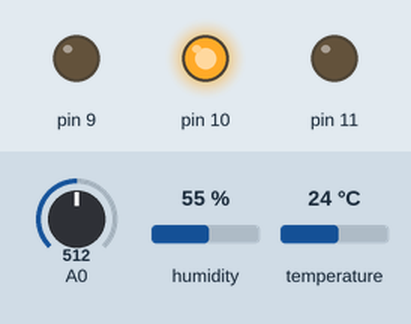
This sketch was run on a simulated Arduino Uno, built with avr-gcc and run on an emulated ATmega328P. On the bench: output pins drawn as LEDs (lit = HIGH). Inputs (shaded band) come from the test bench; at power-on: humidity 55 %, A0 = 512, temperature 24 °C. What the sketch prints to the serial monitor is not drawn.

Above: at 2.8 s.
2.9 s: humidity set to 78 %
5.2 s: humidity set to 81 %
At 6.7 s:
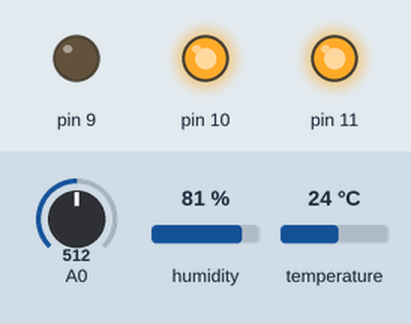
7.5 s: A0 set to 589
9.2 s: A0 set to 612
At 11.3 s:
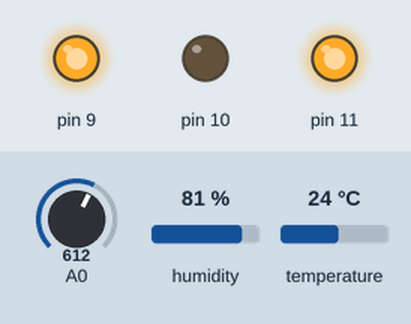
11.6 s: humidity set to 22 %
At 12.8 s:
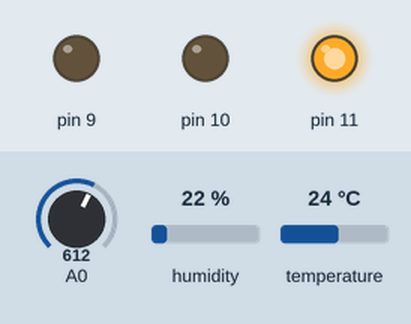
13.6 s: A0 set to 290
At 15.2 s:
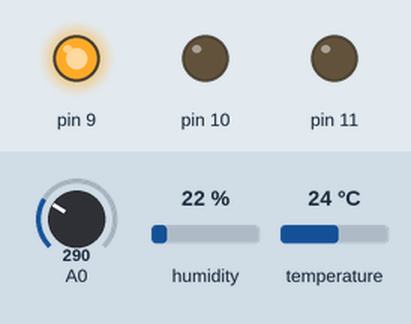
Timing chart, 0 to 16.6 s (numbered marks = the images above; inputs shaded):
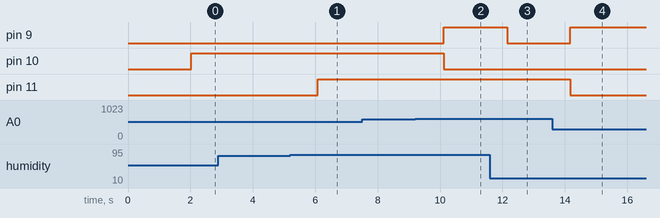

Measured:
- the behaviour switches between 79 and 80 % on humidity (found by bisection; images 0 and 1)
- the behaviour switches between 600 and 601 on A0 (found by bisection; images 1 and 2)
- after the input at 2.9 s, every drawn part: stays the same
- after the input at 5.2 s, pin 11: LOW → HIGH after 0.87 s
- after the input at 9.2 s, pin 9: LOW → HIGH after 0.92 s; pin 10: HIGH → LOW after 0.92 s
- after the input at 11.6 s, pin 9: HIGH → LOW after 0.55 s
- after the input at 13.6 s, pin 9: LOW → HIGH after 0.57 s; pin 11: HIGH → LOW after 0.57 s

The sketch:

19_09_18_dht.ino
```cpp
#include <DHT.h>
#include <DHT_U.h>

DHT dht(12, DHT11);

void setup() {
  // put your setup code here, to run once:
  Serial.begin(9600);
  Serial.println("DHT11 TEST!");

  dht.begin();
  pinMode(9, OUTPUT);
  pinMode(10, OUTPUT);
  pinMode(11, OUTPUT);
  pinMode(A0, INPUT);
}

void loop() {
  // put your main code here, to run repeatedly:
  delay(2000);

  float t = dht.readTemperature();
  float h = dht.readHumidity();

  Serial.print("온도:");
  Serial.print(t);
  Serial.println("*C");
  Serial.print("습도:");
  Serial.print(h);
  Serial.println('%');
  if(analogRead(A0) <= 300)
  {
  digitalWrite(9, HIGH);
  digitalWrite(10, LOW);
  digitalWrite(11, LOW);
    if(h >= 80)
    {
    digitalWrite(9, HIGH);
    digitalWrite(10, HIGH);
    digitalWrite(11, LOW);
    }
  }
      else if(analogRead(A0) >= 300 && analogRead(A0) <= 600)
      {
      digitalWrite(9, LOW);
      digitalWrite(10, HIGH);
      digitalWrite(11, LOW);
        if(h >= 80)
        {
        digitalWrite(9, LOW);
        digitalWrite(10, HIGH);
        digitalWrite(11, HIGH);
        }
      }
        else
        {
        digitalWrite(9, LOW);
        digitalWrite(10, LOW);
        digitalWrite(11, HIGH);
        if(h >= 80)
         {
        digitalWrite(9, HIGH);
        digitalWrite(10, LOW);
        digitalWrite(11, HIGH);
        }
    }
}
```
